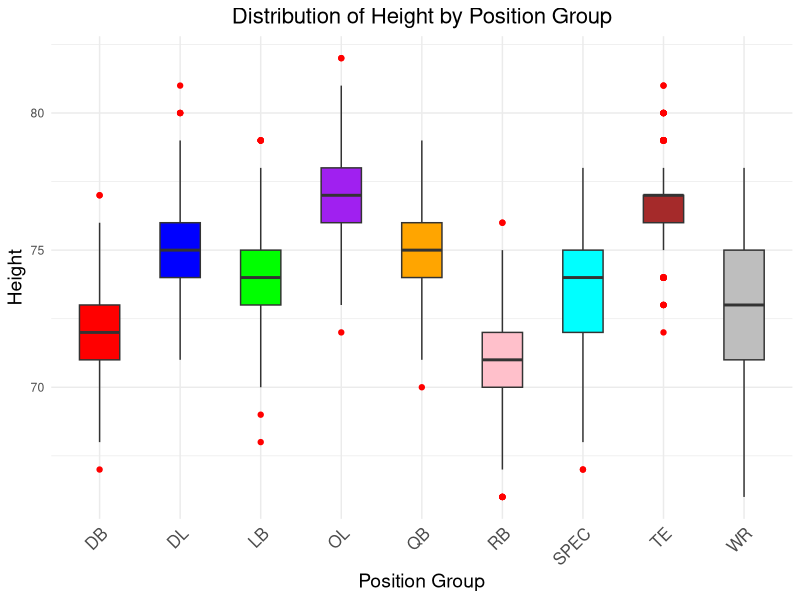
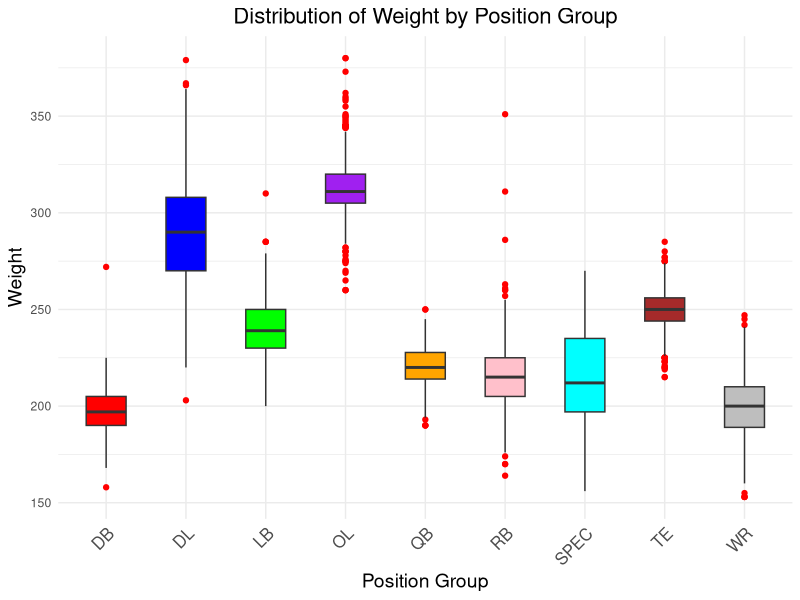

Write the R code that produced these figures, in order.
library(ggplot2)

nfl <- read.csv("dataset/nfl_players_clean.csv")
summary(nfl)

nfl$position <- as.factor(nfl$position)
nfl$position_group <- as.factor(nfl$position_group)
nfl$team_abbr <- as.factor(nfl$team_abbr)
summary(nfl)

#perform ANOVA test to check significant differences in height across different position groups
anova_model_ht <- aov(nfl$height~nfl$position_group)
anova_summ_ht <- summary(anova_model_ht)
p_val_ht <- anova_summ_ht[[1]]$`Pr(>F)`[1]

cat("H0: The mean height is same across different position groups")
cat("\nH1: The mean height is not same across different position groups")

if (p_val_ht < 0.05) {
  cat("\nBased on the ANOVA test, we reject the null hypothesis.\n")
} else {
  cat("\nBased on the ANOVA test, we cannot reject the null hypothesis.")
}

#perform ANOVA test to check significant differences in weight across different position groups
anova_model_wt <- aov(nfl$weight~nfl$position_group)
anova_summ_wt <- summary(anova_model_wt)
p_val_wt <- anova_summ_wt[[1]]$`Pr(>F)`[1]

cat("H0: The mean height is same across different position groups")
cat("\nH1: The mean height is not same across different position groups")

if (p_val_wt < 0.05) {
  cat("\nBased on the ANOVA test, we reject the null hypothesis.\n")
} else {
  cat("\nBased on the ANOVA test, we cannot reject the null hypothesis.")
}


#custom palette for the main position groups
my_colors <- c("red", "blue", "green", "purple", "orange", "pink", "cyan", "brown", "gray")

#
height_plot <- ggplot(nfl, aes(x = position_group, y = height)) +
  geom_boxplot(fill=my_colors,show.legend = FALSE, outlier.color = "red", width = 0.5) +
  scale_fill_manual(values = c(my_colors, "gray")) +  # Add a color for "Other"
  labs(title = "Distribution of Height by Position Group",
       x = "Position Group",
       y = "Height") +
  theme_minimal() +
  theme(plot.title = element_text(size = 16, hjust = 0.5),  # Adjust title size and center it
        axis.title.x = element_text(size = 14),               # Adjust x-axis label size
        axis.title.y = element_text(size = 14),               # Adjust y-axis label size
        axis.text.x = element_text(size = 12, angle = 45, hjust = 1))  # Rotate x-axis labels

# Print the height plot
print(height_plot)

#
weight_plot <- ggplot(nfl, aes(x = position_group, y = weight)) +
  geom_boxplot(fill=my_colors,show.legend = FALSE, outlier.color = "red", width = 0.5) +
  scale_fill_manual(values = c(my_colors, "gray")) +  # Add a color for "Other"
  labs(title = "Distribution of Weight by Position Group",
       x = "Position Group",
       y = "Weight") +
  theme_minimal() +
  theme(plot.title = element_text(size = 16, hjust = 0.5),  # Adjust title size and center it
        axis.title.x = element_text(size = 14),               # Adjust x-axis label size
        axis.title.y = element_text(size = 14),               # Adjust y-axis label size
        axis.text.x = element_text(size = 12, angle = 45, hjust = 1))  # Rotate x-axis labels

# Print the weight plot
print(weight_plot)


